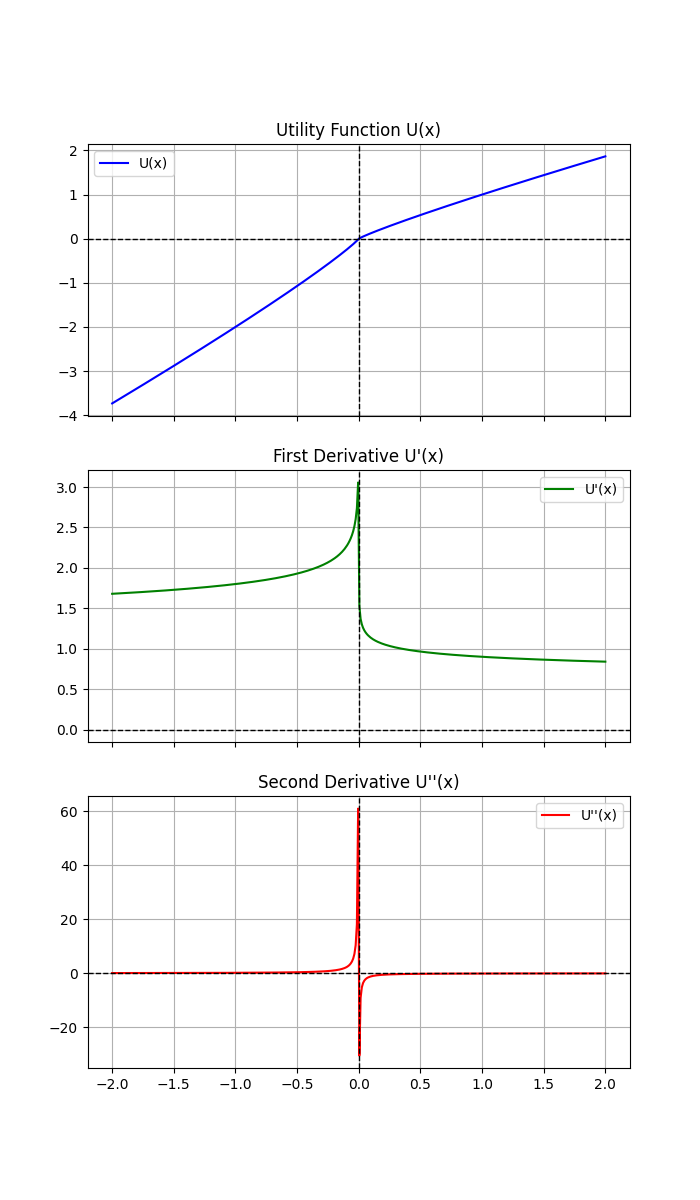

Here is the Python script that generated this plot:
import numpy as np
import matplotlib.pyplot as plt

# Parameters
a = 0.9
lamda = 2

# 1. Define the utility function U(x)
def U(x):
    """
    Piecewise utility function:
        U(x) = x^a             if x >= 0
               -lamda(-x)^a    if x < 0
    """
    return np.where(
        x >= 0,
        x**a,
        -lamda * ((-x)**a)
    )

# 2. Define first derivative U'(x)
def U_prime(x):
    """
    First derivative, piecewise:
       For x > 0: a x^(a-1)
       For x < 0: lamda*a*(-x)^(a-1)
    Note: x=0 is not defined (derivative blows up).
    """
    return np.where(
        x > 0,
        a * x**(a - 1),
        lamda * a * ((-x)**(a - 1))
    )

# 3. Define second derivative U''(x)
def U_doubleprime(x):
    """
    Second derivative, piecewise:
       For x > 0: a(a-1)*x^(a-2)
       For x < 0: -lamda*a*(a-1)*(-x)^(a-2)
    Note: x=0 is not defined (derivative blows up).
    """
    # We'll handle x=0 carefully by ignoring or setting it to np.nan
    U2_pos = a * (a - 1) * x**(a - 2)           # x > 0
    U2_neg = -lamda * a * (a - 1) * ((-x)**(a - 2))  # x < 0
    U2 = np.zeros_like(x, dtype=float)
    U2.fill(np.nan)  # default

    # mask for x>0
    mask_pos = (x > 0)
    # mask for x<0
    mask_neg = (x < 0)

    U2[mask_pos] = U2_pos[mask_pos]
    U2[mask_neg] = U2_neg[mask_neg]
    return U2

# ------------------------------------------------------------------------------
# Create a range of x values around zero (and some to the left and right)
x = np.linspace(-2, 2, 400)  # from -2 to +2

# Evaluate the functions
U_vals  = U(x)
U1_vals = U_prime(x)
U2_vals = U_doubleprime(x)

# ------------------------------------------------------------------------------
# 4. Check continuity and differentiability at x=0 numerically

x_small_left  = -1e-8
x_small_right = 1e-8

U_left  = U(x_small_left)
U_right = U(x_small_right)

U1_left  = U_prime(x_small_left)
U1_right = U_prime(x_small_right)

print("=== Continuity at x=0 ===")
print(f" U(0) = {U(0)}")
print(f" U(x -> 0^-): U({x_small_left})  = {U_left}")
print(f" U(x -> 0^+): U({x_small_right}) = {U_right}")
print("We see both sides ~ 0, so the function is continuous at 0.\n")

print("=== Differentiability at x=0 ===")
print(f" U'(x -> 0^-): U'({x_small_left})  = {U1_left}")
print(f" U'(x -> 0^+): U'({x_small_right}) = {U1_right}")
print("Both sides blow up (very large numbers) => function not differentiable at 0.\n")

# ------------------------------------------------------------------------------
# Plotting
fig, axs = plt.subplots(3, 1, figsize=(7, 12), sharex=True)

# Plot U(x)
axs[0].plot(x, U_vals, color='blue', label='U(x)')
axs[0].set_title('Utility Function U(x)')
axs[0].axvline(0, color='k', linestyle='--', linewidth=1)
axs[0].axhline(0, color='k', linestyle='--', linewidth=1)
axs[0].legend()
axs[0].grid(True)

# Plot U'(x)
axs[1].plot(x, U1_vals, color='green', label='U\'(x)')
axs[1].set_title('First Derivative U\'(x)')
axs[1].axvline(0, color='k', linestyle='--', linewidth=1)
axs[1].axhline(0, color='k', linestyle='--', linewidth=1)
axs[1].legend()
axs[1].grid(True)

# Plot U''(x)
axs[2].plot(x, U2_vals, color='red', label='U\'\'(x)')
axs[2].set_title('Second Derivative U\'\'(x)')
axs[2].axvline(0, color='k', linestyle='--', linewidth=1)
axs[2].axhline(0, color='k', linestyle='--', linewidth=1)
axs[2].legend()
axs[2].grid(True)

plt.savefig('q1.png')
